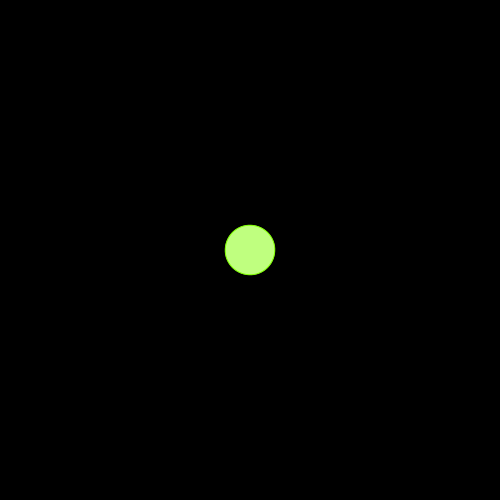
Frame 1 (no input)
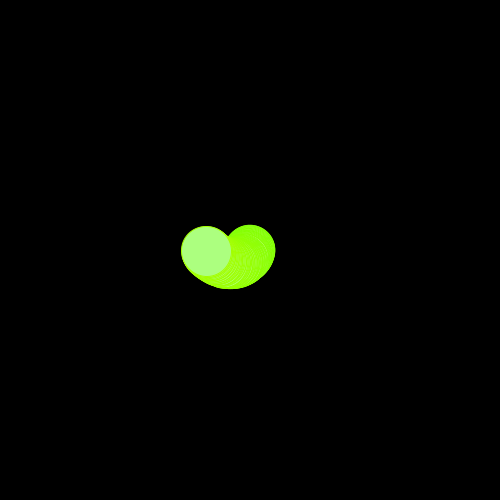
Frame 60 (the mouse pressed at the canvas centre just before this capture)
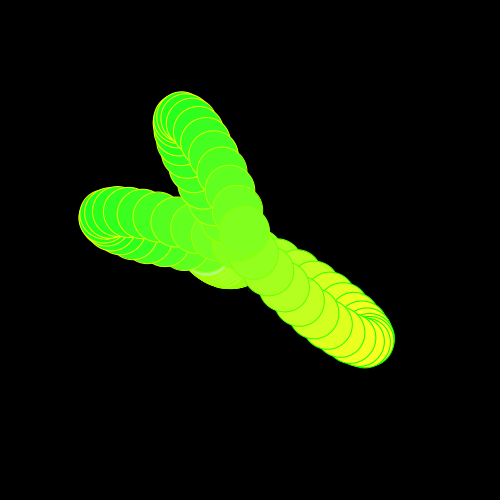
Frame 120 (the mouse held since frame 60 and released just before this capture)

The Processing sketch that drew these frames (run headless with seeded random() and noise(); from frame 60 on, the mouse is pressed at the canvas centre):

// Processing sketch: processing_172995
// ── processing_172995.pde

float counter = 0;

void setup()
{
  smooth();
  colorMode(HSB, 360, 100, 100);
  size(500, 500);  
  background(0, 0, 0);
  rectMode(CENTER);
}

void draw()
{ 
  float hintergrund = map(mouseX,0,500,100,0);
  
  //background(0, 0, hintergrund);
  
  float farbstart = 60;

  float farbende = 120;
 
  float saturationstart = 50;

  float saturationende = 80;
  
  //background(0,0,hintergrund);

  pushMatrix();
  translate(width/2, height/2);

  float speed = map(mouseX,0,500,0.1,0.2);

  float drehungen = map(millis()*0.1, 0, width, 0, 360);

  rotate(radians(drehungen));

  float countermousee = map(mouseX, 0, width, 0.005, 0.3);

  float amplitudee = map(sin(counter), -1, 1, -150, 150);
  
  float amplitudee_rad = sqrt(pow(amplitudee, 2));

  if (mouseX > width/2) {
    
    farbstart = 0;

    farbende = 50;
  } else {
        
    farbstart = 60;

    farbende = 120;
  }

  float farben = map(sin(counter), -1, 1, farbstart, farbende);

  if (mouseX < width/2) {

    saturationstart = 50;

    saturationende = 80;
  } else {
    saturationstart = 75;

    saturationende = 100;
  }

  float saettigung = map(mouseX, 0, width, saturationstart, saturationende);

  float kontur = map(sin(counter), -1, 1, farbende, farbstart);

  fill(farben, saettigung, 100);
  stroke(kontur,100,100);  
  //ellipse(0,sin(counter)*100,100,100);
  ellipse(0, amplitudee, 50, 50);

  //println(sin(counter));
  counter += countermousee;
  popMatrix();

  resetMatrix();
}
